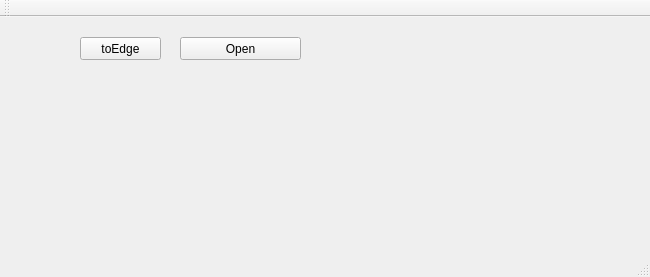
<?xml version="1.0" encoding="UTF-8"?>
<ui version="4.0">
 <class>MainWindow</class>
 <widget class="QMainWindow" name="MainWindow">
  <property name="geometry">
   <rect>
    <x>0</x>
    <y>0</y>
    <width>650</width>
    <height>277</height>
   </rect>
  </property>
  <property name="windowTitle">
   <string>MainWindow</string>
  </property>
  <widget class="QWidget" name="centralWidget">
   <widget class="QPushButton" name="pushButton">
    <property name="geometry">
     <rect>
      <x>180</x>
      <y>20</y>
      <width>121</width>
      <height>23</height>
     </rect>
    </property>
    <property name="text">
     <string>Open</string>
    </property>
   </widget>
   <widget class="QPushButton" name="gris">
    <property name="geometry">
     <rect>
      <x>80</x>
      <y>20</y>
      <width>81</width>
      <height>23</height>
     </rect>
    </property>
    <property name="text">
     <string>toEdge</string>
    </property>
   </widget>
  </widget>
  <widget class="QMenuBar" name="menuBar">
   <property name="geometry">
    <rect>
     <x>0</x>
     <y>0</y>
     <width>650</width>
     <height>21</height>
    </rect>
   </property>
  </widget>
  <widget class="QToolBar" name="mainToolBar">
   <attribute name="toolBarArea">
    <enum>TopToolBarArea</enum>
   </attribute>
   <attribute name="toolBarBreak">
    <bool>false</bool>
   </attribute>
  </widget>
  <widget class="QStatusBar" name="statusBar"/>
 </widget>
 <layoutdefault spacing="6" margin="11"/>
 <resources/>
 <connections/>
</ui>
